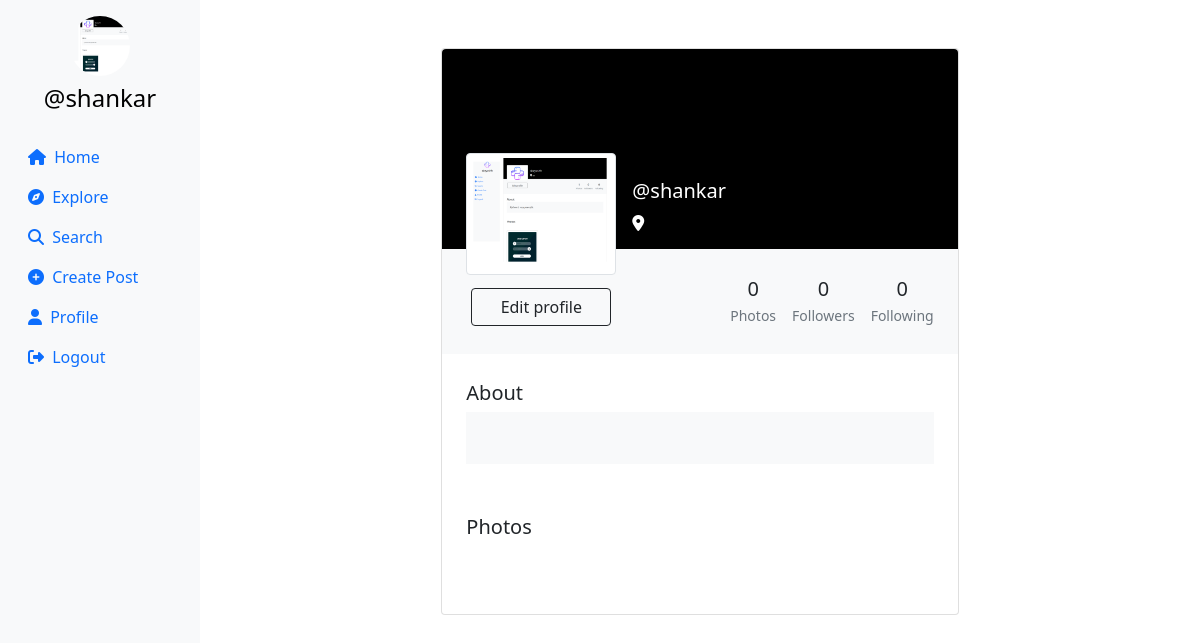
Page /profile/shankar (signed in) on the committed database.
### userauth/models.py (models this page shows, shortened)
class Profile(models.Model):
    user = models.ForeignKey(User, on_delete=models.CASCADE)
    id_user = models.IntegerField(primary_key=True, default=0)
    bio = models.TextField(blank=True, default='')
    profileimg = models.ImageField(upload_to='profile_images', default='blank-profile-picture.png')
    location = models.CharField(max_length=100, blank=True, default='')

### userauth/views.py (the view)
# urls.py: path('profile/<str:id_user>', views.profile),
@login_required(login_url='/loginn')
def profile(request,id_user):
    user_object = User.objects.get(username=id_user)
    print(user_object)
    profile = Profile.objects.get(user=request.user)
    user_profile = Profile.objects.get(user=user_object)
    user_posts = Post.objects.filter(user=id_user).order_by('-created_at')
    user_post_length = len(user_posts)
    follower = request.user.username
    user = id_user
    if Followers.objects.filter(follower=follower, user=user).first():
        follow_unfollow = 'Unfollow'
    else:
        follow_unfollow = 'Follow'
    user_followers = len(Followers.objects.filter(user=id_user))
    user_following = len(Followers.objects.filter(follower=id_user))
    context = {
        'user_object': user_object,
        'user_profile': user_profile,
        'user_posts': user_posts,
        'user_post_length': user_post_length,
        'profile': profile,
        'follow_unfollow':follow_unfollow,
        'user_followers': user_followers,
        'user_following': user_following,
    }
    if request.user.username == id_user:
        if request.method == 'POST':
            if request.FILES.get('image') == None:
             image = user_profile.profileimg
             bio = request.POST['bio']
             location = request.POST['location']
             user_profile.profileimg = image
             user_profile.bio = bio
             user_profile.location = location
             user_profile.save()
            if request.FILES.get('image') != None:
             image = request.FILES.get('image')
             bio = request.POST['bio']
             location = request.POST['location']
             user_profile.profileimg = image
             user_profile.bio = bio
             user_profile.location = location
             user_profile.save()
            return redirect('/profile/'+id_user)
        else:
            return render(request, 'profile.html', context)
    return render(request, 'profile.html', context)

### templates/profile.html (shortened to what this page needs)
{% load static %}
<!DOCTYPE html>
<html lang="en">
<head>
    <link rel="stylesheet" href="https://maxcdn.bootstrapcdn.com/bootstrap/4.5.2/css/bootstrap.min.css">
    <link href="https://cdn.jsdelivr.net/npm/bootstrap@5.0.2/dist/css/bootstrap.min.css" rel="stylesheet"
>
    <link rel="stylesheet" href="{% static 'css/app.css' %}">
</head>
<body>
    {% load static %}
    <div class="container-fluid">
        <div class="row">
            <nav class="col-md-2 d-none d-md-block sidebar" style="position: fixed;">
                <div class="text-center mt-3">
                    <img src="{{profile.profileimg.url}}" alt="Profile Picture" class="profile-pic">
                    <h4 class="mt-2"><a href="/profile/{{user}}" style="text-decoration:none;">@{{user}}</a></h4>
                </div>
                <ul class="nav flex-column mt-4">
                    <li class="nav-item">
                        <a class="nav-link active" href="/">
                            <i class="fa-solid fa-house mr-1"></i> Home
                        </a>
                    </li>
                    <li class="nav-item">
                        <a class="nav-link" href="/explore">
                            <i class="fa-solid fa-compass mr-1"></i> Explore
                        </a>
                    </li>
                    <li class="nav-item">
                        <a class="nav-link" href="#" data-bs-toggle="modal" data-bs-target="#exampleModal3">
                            <i class="fa-solid fa-magnifying-glass mr-1"></i> Search
                        </a>
                    </li>
                    <li class="nav-item">
                        <a class="nav-link" href="#" data-bs-toggle="modal" data-bs-target="#exampleModal2"
                            data-bs-whatever="@getbootstrap">
                            <i class="fa-solid fa-circle-plus mr-1"></i> Create Post
                        </a>
                    </li>
                    <li class="nav-item">
                        <a class="nav-link" href="/profile/{{user}}">
                            <i class="fa-solid fa-user mr-1"></i> Profile
                        </a>
                    </li>
                    <li class="nav-item">
                        <a class="nav-link" href="/logoutt">
                            <i class="fa-solid fa-right-from-bracket mr-1"></i> Logout
                        </a>
                    </li>
                </ul>
            </nav>
            {% load static %}
            <main role="main" class="col-md-9 ml-sm-auto col-lg-10 px-md-4">
                <section class="gradient-custom-2">
                    <div class="container py-5">
                        <div class="row d-flex justify-content-center align-items-center h-100">
                            <div class="col col-lg-9 col-xl-7">
                                <div class="card">
                                    <div class="rounded-top text-white d-flex flex-row"
                                        style="background:black; height:200px;">
                                        <div class="ms-4  d-flex flex-column" style="width: 150px; margin-top:5rem;">
                                            <img src="{{user_profile.profileimg.url}}" alt="Generic placeholder image"
                                                class="img-fluid img-thumbnail mt-4 mb-2"
                                                style="width: 150px; z-index: 1">
                                            {% if user == user_profile.user %}
                                            <button type="button" class="btn btn-outline-dark"
                                                data-mdb-ripple-color="dark" style="z-index: 1; margin: 5px;"
                                                data-bs-toggle="modal" data-bs-target="#exampleModal1"
                                                data-bs-whatever="@getbootstrap">
                                                Edit profile
                                            </button>
                                            {% endif %}
                                        </div>
                                        <div class="ms-3" style="margin-top: 130px;">
                                            <h5>@{{user_profile.user}}</h5>
                                            <p><i class="fa-solid fa-location-dot"></i> {{user_profile.location}}</p>
                                        </div>
                                    </div>
                                    <div class="p-4 text-black" style="background-color: #f8f9fa;">
                                        <div class="d-flex justify-content-end text-center py-1">
                                            <div>
                                                <p class="mb-1 h5">{{user_post_length}}</p>
                                                <p class="small text-muted mb-0">Photos</p>
                                            </div>
                                            <div class="px-3">
                                                <p class="mb-1 h5">{{user_followers}}</p>
                                                <p class="small text-muted mb-0">Followers</p>
                                            </div>
                                            <div>
                                                <p class="mb-1 h5">{{user_following}}</p>
                                                <p class="small text-muted mb-0">Following</p>
                                            </div>
                                        </div>
                                    </div>
                                    <div class="card-body p-4 text-black">
                                        <div class="mb-5">
                                            <p class="lead fw-normal mb-1">About</p>
                                            <div class="p-4" style="background-color: #f8f9fa;">
                                            </div>
                                        </div>
                                        <div class="mb-5">
                                            <p class="lead fw-normal mb-1">Photos</p>
                                        </div>
                                    </div>
                                </div>
                            </div>
                        </div>
                    </div>
                </section>
            </main>
        </div>
    </div>
</body>
</html>

### templates/profile.html (style rules this page uses)
.sidebar { background-color: #f8f9fa; height: 100vh; color: black; }
.profile-pic { width: 60px; height: 60px; border-radius: 50%; object-fit: cover; }
a { color: black; }

### rows in the picture
Profile: profileimg (picture), user "shankar"

### other values in the picture
{{ user }} "shankar"
{{ user_post_length }} "0"
{{ user_followers }} "0"
{{ user_following }} "0"
